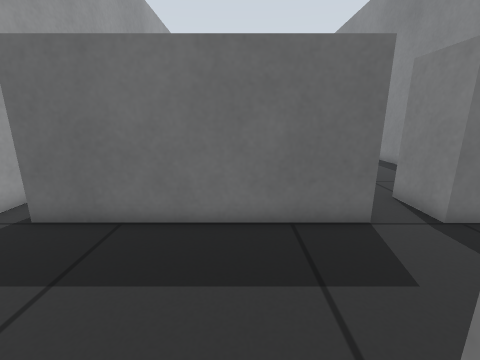
view 1 (above)

13 first-person views from a walk through a robot-simulator world made for Gazebo. The camera is 0.59 m above the floor, tilts 14° down and sees 90° across. The floor is counted in squares, 0.2 m on a side. Each view is taken from the middle of a square. On the plan, view 1 faces up. The plan holds only what a view shows up to about 18 squares ahead; the rest is blank.

view 2
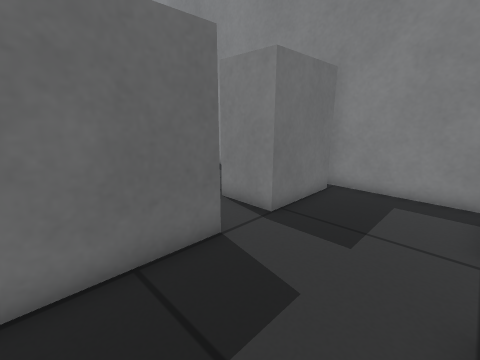

view 3
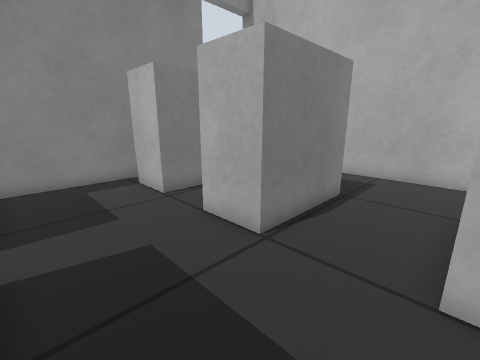

view 4
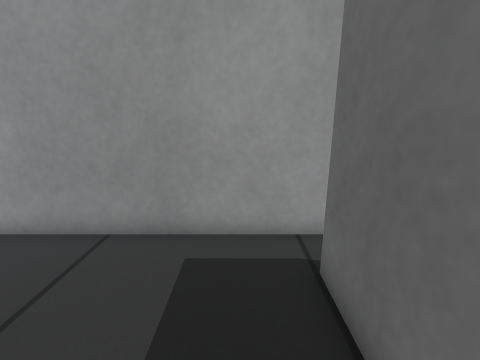

view 5
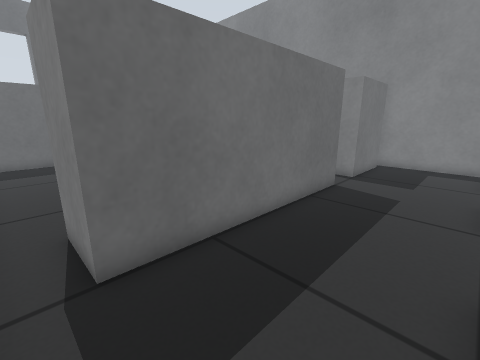

view 6
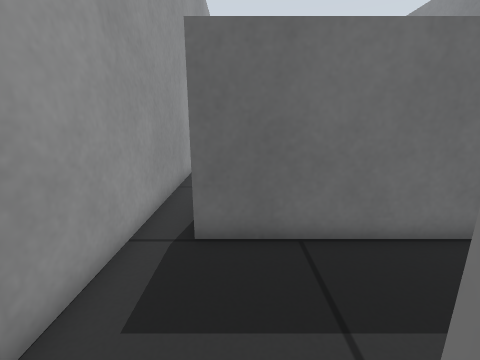

view 7
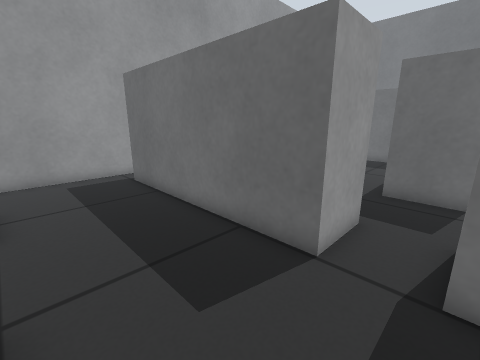

view 8
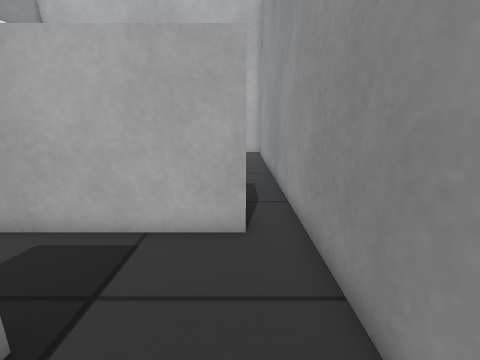

view 9
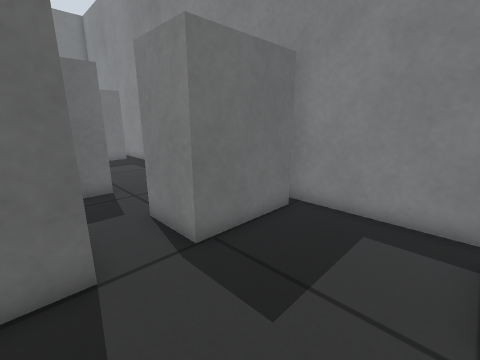

view 10
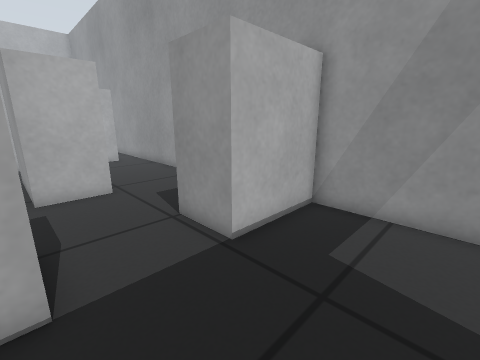

view 11
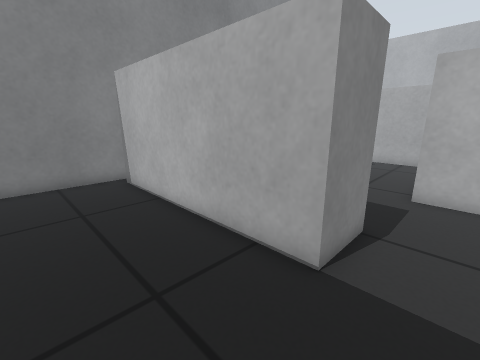

view 12
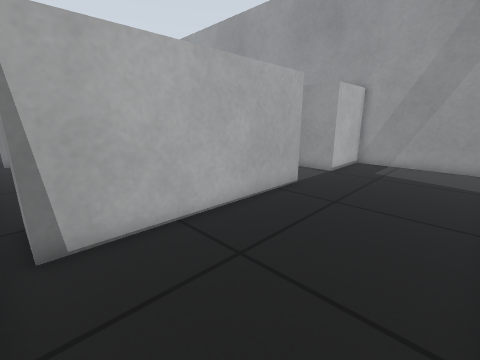

view 13
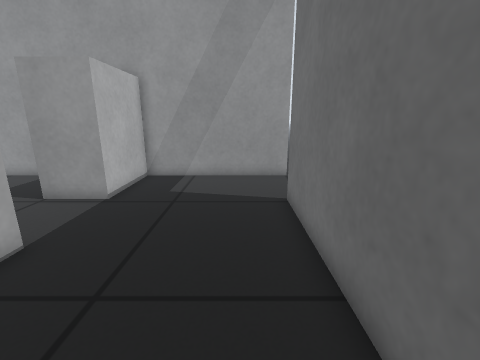

### Floor plan
Key: @ floor where view 1 was taken; # wall or solid block; . floor; D open door; B grey box.
Columns run from 8 left of view 1 to 11 right of it. Each row starts with its distance up from view 1.
 31 DDDDD#######
 30 #...............  .
 29 #................
 28 #..................#
 27 #..................#
 26 #..................#
 25 #..................#
 24 #BBBB...############
 23 #   B...##       ###
 22  BBBB...##       ###
 21  .........       ..#
 20  ..........      ..#
 19  ..........     ...#
 18 #..........     ...#
 17 #....BBB...     ...#
 16 #....  B....   ....#
 15 #....  B....   ....#
 14 #....  B....   ....
 13 #....B B....BBB....
 12 #................ .
 11 #...............  .
 10 #...............  .
  9 #.###########.B   B
  8 #.###########.B
  7 #.###########.BBBBB#
  6 #..................#
  5 #..................#
  4 #..................#
  3 #..................#
  2 #..................#
  1 #...B B...BBB..BBB.#
  0 #..    .@.B   .B
 -1 #.     ...B
 -2 #.     ...B
 -3 #.     ...B
 -4 #     .....
 -5       .....
 -6       ......
 -7       ......
 -8       ######

Positions as (right, up) in squares from view 1, and headings:
1: (0, 0), facing up
2: (0, 2), facing up-right
3: (-2, 6), facing down-right
4: (-2, 5), facing left
5: (-7, 2), facing up-right
6: (-5, 1), facing up
7: (6, 2), facing up-left
8: (-6, 15), facing down
9: (3, 2), facing up-right
10: (0, 28), facing down-left
11: (-2, 28), facing down-right
12: (10, 30), facing down-left
13: (5, 29), facing left
